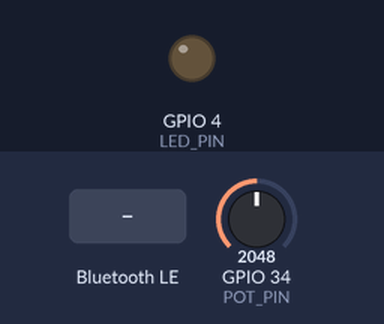
A sketch run on a simulated ESP32. On the bench: output pins drawn as LEDs (lit = HIGH). The inputs (shaded band) are chosen by the test bench; at power-on: GPIO 34 (POT_PIN) = 2048. Nothing arrives over Bluetooth unless stated; a phone connects over Bluetooth LE 3 s after start; what the sketch prints to the serial monitor is not drawn.

Above: at 1.2 s.
1.3 s: Bluetooth LE write "1" received
At 2.6 s:
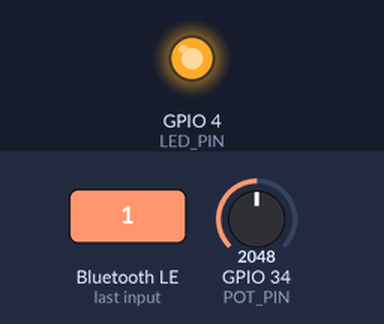
Timing chart, 0 to 4.3 s (numbered marks = the images above; inputs shaded):
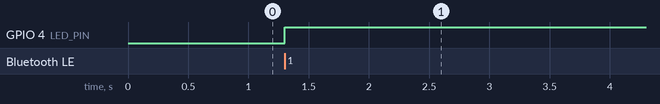

The sketch:

ble_sensor.ino
```cpp
// 19장 실습 1: BLE 주변장치 (ESP32 + 아두이노 IDE)
//
// 서비스 두 개를 광고한다.
//   1) 환경 감지 서비스(표준 UUID 0x181A)의 온도 특성(0x2A6E): int16, 0.01 °C 단위, 읽기 + 알림
//      여기서는 GPIO34의 가변저항 값을 0~40 °C로 바꿔 "가짜 온도"로 쓴다.
//   2) LED 제어 서비스(직접 정한 128비트 UUID): 1바이트 쓰기, 0 = 끔, 1 = 켬 (GPIO4)
//
// 스마트폰의 nRF Connect 같은 BLE 앱으로 "ch19-ble"에 연결해 확인한다.
// 아두이노 ESP32 코어 3.x 기준. [확인 필요: 코어 버전별 BLE 라이브러리 API]
// (코어 3.3 이후 NimBLE 지원과 함께 BLE2902가 deprecated로 바뀌고 CCCD가 자동 추가된다는 변경이 있었던 것으로 보임. 출간 시점에 확인)

#include <BLE2902.h>
#include <BLEDevice.h>
#include <BLEServer.h>
#include <BLEUtils.h>

const int LED_PIN = 4;
const int POT_PIN = 34;      // ADC1 채널: Wi-Fi를 켜도 쓸 수 있다 (ADC2는 Wi-Fi와 충돌)

#define LED_SERVICE_UUID "6f1d0001-5c2b-4a8e-9a3d-7e4f2b6c9a01"   // 직접 만든 UUID (예)
#define LED_CHAR_UUID    "6f1d0002-5c2b-4a8e-9a3d-7e4f2b6c9a01"

BLECharacteristic *tempChar;
bool connected = false;

class ServerCallbacks : public BLEServerCallbacks {
    void onConnect(BLEServer *s) override {
        connected = true;
    }
    void onDisconnect(BLEServer *s) override {
        connected = false;
        BLEDevice::startAdvertising();          // 연결이 끊기면 다시 광고
    }
};

class LedCallbacks : public BLECharacteristicCallbacks {
    void onWrite(BLECharacteristic *c) override {
        String v = c->getValue();
        if (v.length() > 0) {
            digitalWrite(LED_PIN, v[0] ? HIGH : LOW);
        }
    }
};

void setup() {
    Serial.begin(115200);
    pinMode(LED_PIN, OUTPUT);

    BLEDevice::init("ch19-ble");
    BLEServer *server = BLEDevice::createServer();
    server->setCallbacks(new ServerCallbacks());

    BLEService *ess = server->createService(BLEUUID((uint16_t)0x181A));
    tempChar = ess->createCharacteristic(BLEUUID((uint16_t)0x2A6E),
                                         BLECharacteristic::PROPERTY_READ | BLECharacteristic::PROPERTY_NOTIFY);
    tempChar->addDescriptor(new BLE2902());     // CCCD: 클라이언트가 알림을 켜고 끈다
    ess->start();

    BLEService *led = server->createService(LED_SERVICE_UUID);
    BLECharacteristic *ledChar = led->createCharacteristic(LED_CHAR_UUID, BLECharacteristic::PROPERTY_WRITE);
    ledChar->setCallbacks(new LedCallbacks());
    led->start();

    BLEAdvertising *adv = BLEDevice::getAdvertising();
    adv->addServiceUUID(BLEUUID((uint16_t)0x181A));
    adv->start();
    Serial.println("advertising as ch19-ble");
}

void loop() {
    int raw = analogRead(POT_PIN);                       // 0~4095
    int16_t c100 = (int16_t)(raw * 4000L / 4095);        // 0~40.00 °C (가짜 온도)
    uint8_t le[2] = { (uint8_t)(c100 & 0xFF), (uint8_t)(c100 >> 8) };   // BLE는 리틀 엔디언
    tempChar->setValue(le, 2);
    if (connected) {
        tempChar->notify();
    }
    delay(1000);
}
```

Measured:
- after the input at 1.3 s, GPIO 4 (LED_PIN): LOW → HIGH at once
